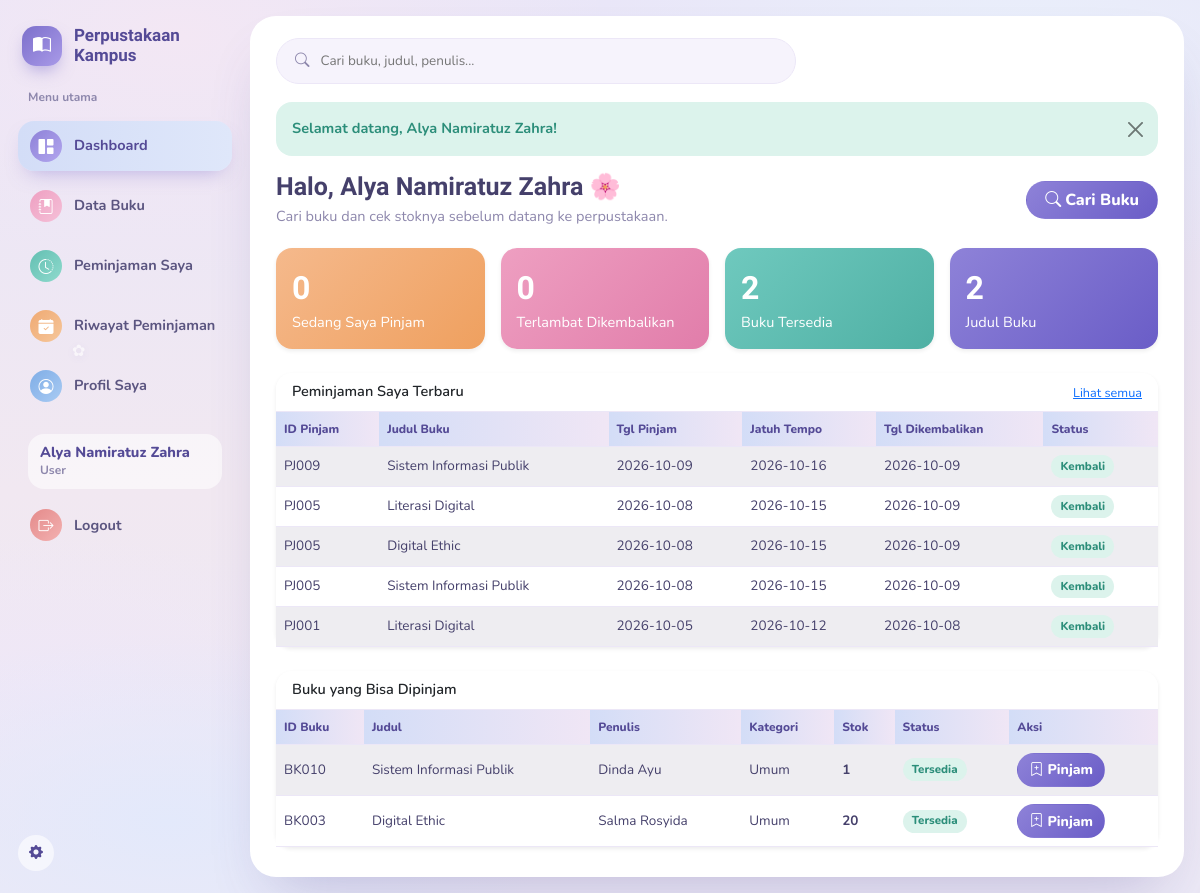
/ (signed in), run on the app's committed database.
### tables this page shows
CREATE TABLE `peminjaman` (
  `id` int(11) NOT NULL,
  `kode_peminjaman` varchar(20) NOT NULL,
  `nim` varchar(20) NOT NULL,
  `id_buku` int(11) NOT NULL,
  `tanggal_pinjam` date NOT NULL,
  `tanggal_kembali` date NOT NULL,
  `tanggal_kembali_aktual` date DEFAULT NULL,
  `status` enum('dipinjam','kembali') NOT NULL DEFAULT 'dipinjam',
  `created_at` timestamp NOT NULL DEFAULT current_timestamp()
);

CREATE TABLE `buku` (
  `id` int(11) NOT NULL,
  `kode_buku` varchar(20) NOT NULL,
  `judul` varchar(150) NOT NULL,
  `penulis` varchar(100) NOT NULL,
  `penerbit` varchar(100) NOT NULL,
  `kategori` varchar(50) NOT NULL DEFAULT 'Umum',
  `tahun_terbit` int(11) NOT NULL,
  `stok` int(11) NOT NULL DEFAULT 0,
  `status` enum('tersedia','habis') NOT NULL DEFAULT 'tersedia',
  `deleted_at` datetime DEFAULT NULL
);

### app/Core/Controller.php (called while the page is built, shortened)
<?php
abstract class Controller
{
    protected function view(string $view, array $data = [], string $layout = 'main'): void
    {
        extract($data);
        $viewFile = __DIR__ . '/../Views/' . $view . '.php';
        require $viewFile;
    }
}

### public/index.php (called while the page is built, shortened)
<?php
spl_autoload_register(function (string $class) {
    $prefix = 'App\\';
    $relative = substr($class, strlen($prefix));
    $path = BASE_PATH . '/app/' . str_replace('\\', '/', $relative) . '.php';
});
$routes = require BASE_PATH . '/routes/web.php';
try {
    (new Router($routes))->dispatch();
} catch (\Throwable $e) {
    Logger::error('Unhandled exception: ' . $e->getMessage());
    http_response_code(500);
    echo 'Terjadi kesalahan pada server. Silakan coba lagi.';
}

### app/Core/Auth.php (called while the page is built, shortened)
<?php
class Auth
{
    public static function check(): bool
    {
        return !empty($_SESSION['logged_in']) && $_SESSION['logged_in'] === true;
    }
    public static function id(): ?int
    {
        return self::check() ? (int) $_SESSION['user_id'] : null;
    }
    public static function nama(): string
    {
        return $_SESSION['user_nama'] ?? '';
    }
}

### app/Repositories/UserRepository.php (called while the page is built, shortened)
<?php
class UserRepository
{
    private PDO $db;
    public function __construct()
    {
        $this->db = Database::getInstance();
    }
    public function find(int $id): ?array
    {
        $stmt = $this->db->prepare('SELECT id, nama, username, email, nim, role, created_at FROM users WHERE id = :id LIMIT 1');
        $stmt->execute(['id' => $id]);
        $row = $stmt->fetch();
        return $row ?: null;
    }
}

### app/Config/Database.php (called while the page is built, shortened)
<?php
class Database
{
    private static ?PDO $instance = null;
    public static function getInstance(): PDO
    {
        if (self::$instance === null) {
            $config = require __DIR__ . '/../../config/database.php';
            $dsn = "mysql:host={$config['host']};dbname={$config['dbname']};charset={$config['charset']}";
            try {
                self::$instance = new PDO($dsn, $config['username'], $config['password'], [
                    PDO::ATTR_ERRMODE            => PDO::ERRMODE_EXCEPTION,
                    PDO::ATTR_DEFAULT_FETCH_MODE => PDO::FETCH_ASSOC,
                    PDO::ATTR_EMULATE_PREPARES   => false,
                ]);
            } catch (PDOException $e) {
                throw new PDOException('Koneksi database gagal.');
            }
        }
        return self::$instance;
    }
}

### app/Services/AuthService.php (called while the page is built, shortened)
<?php
class AuthService
{
    private UserRepository $repo;
    public function __construct()
    {
        $this->repo        = new UserRepository();
    }
    public function findUser(int $id): ?array
    {
        return $this->repo->find($id);
    }
}

### app/Repositories/PeminjamanRepository.php (called while the page is built, shortened)
<?php
class PeminjamanRepository
{
    private PDO $db;
    public function __construct()
    {
        $this->db = Database::getInstance();
    }
    public function byNim(string $nim, string $search = '', ?string $status = null): array
    {
        $sql = "SELECT p.*, b.judul AS judul_buku, b.kode_buku, b.penulis
                FROM peminjaman p
                INNER JOIN buku b ON p.id_buku = b.id
                WHERE p.nim = :nim";
        $params = ['nim' => $nim];
        $sql .= ' ORDER BY p.id DESC';
        $stmt = $this->db->prepare($sql);
        $stmt->execute($params);
        return $stmt->fetchAll();
    }
}

### app/Services/PeminjamanService.php (called while the page is built, shortened)
<?php
class PeminjamanService
{
    private PeminjamanRepository $repo;
    public function __construct()
    {
        $this->repo = new PeminjamanRepository();
    }
    public function getByNim(string $nim, string $search = '', ?string $status = null): array
    {
        return $this->repo->byNim($nim, trim($search), $status);
    }
}

### app/Repositories/BukuRepository.php (called while the page is built, shortened)
<?php
class BukuRepository
{
    private PDO $db;
    public function __construct()
    {
        $this->db = Database::getInstance();
    }
    public function all(string $search = ''): array
    {
        $sql = 'SELECT * FROM buku WHERE deleted_at IS NULL';
        $params = [];
        $sql .= ' ORDER BY id DESC';
        $stmt = $this->db->prepare($sql);
        $stmt->execute($params);
        return $stmt->fetchAll();
    }
}

### config/database.php (called while the page is built)
<?php
return [
    'host'     => 'localhost',
    'dbname'   => 'perpustakaan',
    'username' => 'root',
    'password' => '',
    'charset'  => 'utf8mb4',
];

### app/Services/BukuService.php (called while the page is built, shortened)
<?php
class BukuService
{
    private BukuRepository $repo;
    public function __construct()
    {
        $this->repo = new BukuRepository();
    }
    public function getAll(string $search = ''): array
    {
        return $this->repo->all(trim($search));
    }
}

### app/Views/dashboard/user.php (the view, shortened to what this page needs)
<div class="page-head">
  <div>
    <h1>Halo, <?= htmlspecialchars(\App\Core\Auth::nama()) ?> <span aria-hidden="true">🌸</span></h1>
    <p>Cari buku dan cek stoknya sebelum datang ke perpustakaan.</p>
  </div>
  <a href="<?= BASE_URL ?>/katalog" class="btn btn-primary"><i class="bi bi-search me-1"></i>Cari Buku</a>
</div>
<div class="row g-3 mb-4">
  <div class="col-md-3"><div class="card card-stat text-white bg-warning shadow-sm"><div class="card-body">
    <div class="fs-2 fw-bold"><?= (int) $totalDipinjam ?></div><div>Sedang Saya Pinjam</div></div></div></div>
  <div class="col-md-3"><div class="card card-stat text-white bg-danger shadow-sm"><div class="card-body">
    <div class="fs-2 fw-bold"><?= (int) $totalTerlambat ?></div><div>Terlambat Dikembalikan</div></div></div></div>
  <div class="col-md-3"><div class="card card-stat text-white bg-success shadow-sm"><div class="card-body">
    <div class="fs-2 fw-bold"><?= (int) $totalTersedia ?></div><div>Buku Tersedia</div></div></div></div>
  <div class="col-md-3"><div class="card card-stat text-white bg-primary shadow-sm"><div class="card-body">
    <div class="fs-2 fw-bold"><?= (int) $totalBuku ?></div><div>Judul Buku</div></div></div></div>
</div>
<?php if ($nim): ?>
<div class="card shadow-sm mb-4">
  <div class="card-header bg-white d-flex justify-content-between align-items-center">
    <span class="fw-semibold">Peminjaman Saya Terbaru</span>
    <a href="<?= BASE_URL ?>/peminjaman-saya" class="small">Lihat semua</a>
  </div>
  <div class="table-responsive">
    <table class="table table-striped mb-0 align-middle">
      <thead class="table-dark">
        <tr><th>ID Pinjam</th><th>Judul Buku</th><th>Tgl Pinjam</th><th>Jatuh Tempo</th><th>Tgl Dikembalikan</th><th>Status</th></tr>
      </thead>
      <tbody>
      <?php if (empty($pinjamanTerbaru)): ?>
        <tr><td colspan="6" class="text-center text-muted py-3">Anda belum pernah meminjam buku.</td></tr>
      <?php else: foreach ($pinjamanTerbaru as $p): ?>
        <tr>
          <td><?= htmlspecialchars($p['kode_peminjaman']) ?></td>
          <td><?= htmlspecialchars($p['judul_buku']) ?></td>
          <td><?= htmlspecialchars($p['tanggal_pinjam']) ?></td>
          <td><?= htmlspecialchars($p['tanggal_kembali']) ?></td>
          <td><?= htmlspecialchars($p['tanggal_kembali_aktual'] ?? '-') ?></td>
          <td><?php include __DIR__ . '/../partials/status_peminjaman.php'; ?></td>
        </tr>
      <?php endforeach; endif; ?>
      </tbody>
    </table>
  </div>
</div>
<?php endif; ?>
<div class="card shadow-sm">
  <div class="card-header bg-white fw-semibold">Buku yang Bisa Dipinjam</div>
  <div class="table-responsive">
    <table class="table table-striped mb-0 align-middle">
      <thead class="table-dark">
        <tr><th>ID Buku</th><th>Judul</th><th>Penulis</th><th>Kategori</th><th>Stok</th><th>Status</th><th>Aksi</th></tr>
      </thead>
      <tbody>
      <?php if (empty($bukuTersedia)): ?>
        <tr><td colspan="7" class="text-center text-muted py-3">Belum ada buku yang tersedia.</td></tr>
      <?php else: foreach ($bukuTersedia as $b): ?>
        <tr>
          <td><?= htmlspecialchars($b['kode_buku']) ?></td>
          <td><?= htmlspecialchars($b['judul']) ?></td>
          <td><?= htmlspecialchars($b['penulis']) ?></td>
          <td><?= htmlspecialchars($b['kategori'] ?? 'Umum') ?></td>
          <td><strong><?= (int) $b['stok'] ?></strong></td>
          <td><span class="badge bg-success">Tersedia</span></td>
          <td><?php $b = $b; include __DIR__ . '/../partials/tombol_pinjam.php'; ?></td>
        </tr>
      <?php endforeach; endif; ?>
      </tbody>
    </table>
  </div>
</div>

### app/Views/partials/status_peminjaman.php
<?php
if ($p['status'] === 'kembali'): ?>
  <span class="badge bg-success">Kembali</span>
<?php elseif ($p['tanggal_kembali'] < date('Y-m-d')): ?>
  <span class="badge bg-danger">Terlambat</span>
<?php else: ?>
  <span class="badge bg-warning text-dark">Dipinjam</span>
<?php endif; ?>

### app/Views/partials/tombol_pinjam.php (shortened to what this page needs)
<?php
$sedangDipinjam = in_array((int) $b['id'], $pinjam['aktifIds'], true);
if (!$pinjam['nim']): ?>
  <button class="btn btn-sm btn-secondary" disabled title="Akun belum terhubung dengan NIM">Pinjam</button>
<?php elseif ($sedangDipinjam): ?>
  <span class="badge bg-info text-dark">Sedang Anda pinjam</span>
<?php elseif ((int) $b['stok'] <= 0): ?>
  <button class="btn btn-sm btn-secondary" disabled>Stok habis</button>
<?php elseif ($pinjam['sisaKuota'] <= 0): ?>
  <button class="btn btn-sm btn-secondary" disabled title="Batas maksimal 3 buku">Kuota penuh</button>
<?php else: ?>
  <button type="button" class="btn btn-sm btn-primary btn-pinjam"
          data-bs-toggle="modal" data-bs-target="#modalPinjam"
          data-id="<?= (int) $b['id'] ?>" data-judul="<?= htmlspecialchars($b['judul'], ENT_QUOTES) ?>">
    <i class="bi bi-bookmark-plus me-1"></i>Pinjam
  </button>
<?php endif; ?>

### public/assets/css/app.css (style rules this page uses)
:root { --purple:#7C6FCB; --purple-dark:#544A96; --pink:#F0A8C4; --mint:#6FC9BE; --peach:#F5B98C; --sky:#8FB6E8; --ink:#45406B; --muted:#8D87AC; --line:#ECE7F7; --active:#D3DDF7; --radius-lg:26px; --radius-md:16px; }
* { box-sizing:border-box }
body { margin:0; min-height:100vh; font-family:'Nunito',Segoe UI,Arial,sans-serif; font-size:14.5px; color:var(--ink); background: radial-gradient(46% 30% at 14% 92%, #E3E9FB 0%, transparent 70%), radial-gradient(40% 26% at 4% 78%, #EFE7F7 0%, transparent 70%), radial-gradient(55% 40% at 85% 6%, #E9EFFB 0%, transparent 65%), radial-gradient(60% 45% at 15% 4%, #F3E7F4 0%, transparent 60%), linear-gradient(180deg,#E9E6F8 0%, #F1E8F1 55%, #ECE9F6 100%); background-attachment:fixed; }
.page-head { display:flex;align-items:center;justify-content:space-between;gap:18px;margin-bottom:20px;flex-wrap:wrap }
.page-head h1 { font-family:'Baloo 2',sans-serif;font-size:25px;margin:0;font-weight:700;color:var(--ink) }
.page-head p { margin:4px 0 0;color:var(--muted) }
.card { border:0;border-radius:var(--radius-md);box-shadow:0 12px 26px -20px rgba(84,74,150,.4) }
.card-header { background:#fff !important;border-bottom:1px solid var(--line) !important;border-radius:var(--radius-md) var(--radius-md) 0 0 !important }
.card-stat { border-radius:var(--radius-md) !important;position:relative;overflow:hidden;color:#fff !important }
.card-stat.bg-primary { background:linear-gradient(135deg,#8E82D8,#6A5DC7) !important }
.card-stat.bg-success { background:linear-gradient(135deg,#6FC9BE,#4FB0A4) !important }
.card-stat.bg-warning { background:linear-gradient(135deg,#F5B98C,#EFA05F) !important }
.card-stat.bg-danger { background:linear-gradient(135deg,#EE9FC1,#E17DAA) !important }
.card-stat .card-body { position:relative;z-index:1 }
.card-stat .fs-2 { font-family:'Baloo 2',sans-serif }
.table { margin:0 }
.table thead th { font-size:12px;color:var(--purple-dark);background:#F8F6FD;border-bottom:1px solid var(--line);white-space:nowrap;font-weight:800 }
.table-dark thead th, thead.table-dark th { background:linear-gradient(90deg,var(--active),#F0E6F5) !important;color:var(--purple-dark) !important;border-color:var(--line) !important }
.table tbody td { font-size:13.5px;color:var(--ink);border-color:var(--line) }
.table-striped>tbody>tr:nth-of-type(odd)>* { background-color:#FBFAFE }
.badge { font-weight:800;padding:.5em .8em;border-radius:999px;font-size:11.5px }
.badge.bg-success { background:#DCF3EC !important;color:#2C8E7A !important }
.btn { border-radius:999px;font-weight:800;padding-inline:18px }
.btn-sm { padding:.35rem .7rem }
.btn-primary { background:linear-gradient(135deg,#8E82D8,#6A5DC7);border-color:transparent }

### data on the page
peminjaman: kode_peminjaman "PJ009", id_buku.judul "Sistem Informasi Publik", tanggal_pinjam "2026-10-09", tanggal_kembali "2026-10-16", tanggal_kembali_aktual "2026-10-09", status "Kembali"
peminjaman: kode_peminjaman "PJ005", id_buku.judul "Literasi Digital", tanggal_pinjam "2026-10-08", tanggal_kembali "2026-10-15", tanggal_kembali_aktual "2026-10-09", status "Kembali"
peminjaman: kode_peminjaman "PJ005", id_buku.judul "Digital Ethic", tanggal_pinjam "2026-10-08", tanggal_kembali "2026-10-15", tanggal_kembali_aktual "2026-10-09", status "Kembali"
peminjaman: kode_peminjaman "PJ005", id_buku.judul "Sistem Informasi Publik", tanggal_pinjam "2026-10-08", tanggal_kembali "2026-10-15", tanggal_kembali_aktual "2026-10-09", status "Kembali"
peminjaman: kode_peminjaman "PJ001", id_buku.judul "Literasi Digital", tanggal_pinjam "2026-10-05", tanggal_kembali "2026-10-12", tanggal_kembali_aktual "2026-10-08", status "Kembali"
buku: kode_buku "BK010", judul "Sistem Informasi Publik", penulis "Dinda Ayu", kategori "Umum", stok "1"
buku: kode_buku "BK003", judul "Digital Ethic", penulis "Salma Rosyida", kategori "Umum", stok "20"

### other printed values
Auth::nama() "Alya Namiratuz Zahra"
$flash['message'] "Selamat datang, Alya Namiratuz Zahra!"
$totalDipinjam "0"
$totalTerlambat "0"
$totalTersedia "2"
$totalBuku "2"
